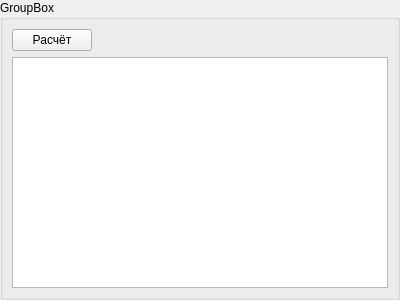
<?xml version="1.0" encoding="UTF-8"?>
<ui version="4.0">
 <class>MethodWidget</class>
 <widget class="QWidget" name="MethodWidget">
  <property name="geometry">
   <rect>
    <x>0</x>
    <y>0</y>
    <width>400</width>
    <height>300</height>
   </rect>
  </property>
  <property name="windowTitle">
   <string>Form</string>
  </property>
  <layout class="QGridLayout" name="gridLayout">
   <property name="leftMargin">
    <number>0</number>
   </property>
   <property name="topMargin">
    <number>0</number>
   </property>
   <property name="rightMargin">
    <number>0</number>
   </property>
   <property name="bottomMargin">
    <number>0</number>
   </property>
   <item row="0" column="0">
    <widget class="QGroupBox" name="groupBox">
     <property name="title">
      <string>GroupBox</string>
     </property>
     <layout class="QGridLayout" name="gridLayout_2">
      <item row="0" column="0">
       <widget class="QPushButton" name="solveBtn">
        <property name="text">
         <string>Расчёт</string>
        </property>
       </widget>
      </item>
      <item row="0" column="1">
       <spacer name="horizontalSpacer">
        <property name="orientation">
         <enum>Qt::Horizontal</enum>
        </property>
        <property name="sizeHint" stdset="0">
         <size>
          <width>40</width>
          <height>20</height>
         </size>
        </property>
       </spacer>
      </item>
      <item row="1" column="0" colspan="2">
       <widget class="QTableView" name="resultTableView"/>
      </item>
     </layout>
    </widget>
   </item>
  </layout>
 </widget>
 <resources/>
 <connections/>
</ui>
